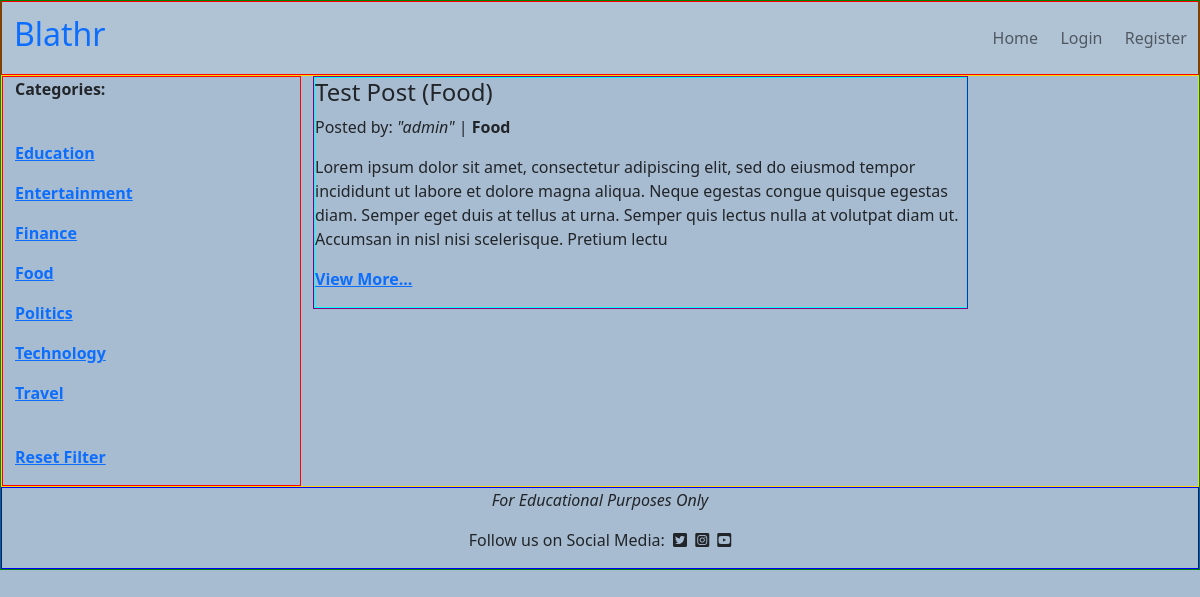
The app's page /filtered/5 with its own data.
### posts/models.py (models this page shows, shortened)
class Category(models.Model):
    category_id = models.AutoField(primary_key=True)
    name = models.CharField(max_length=20, unique=True, null=False)
    def __str__(self):
        return self.name
    class Meta:
        verbose_name_plural = 'categories'
        ordering = ('name',)

class Post(models.Model):
    post_id = models.AutoField(primary_key=True)
    title = models.CharField(max_length=200, unique=True, blank=False,
                             null=False)
    author = models.ForeignKey(User, on_delete=models.CASCADE)
    created_date = models.DateTimeField(auto_now_add=True)
    content = models.TextField()
    category = models.ForeignKey(Category, on_delete=models.CASCADE)
    status = models.IntegerField(choices=STATUS, default=0)

### posts/views.py (the view)
# urls.py: path('filtered/<category_id>', filtered_list, name='filtered_list'),
def filtered_list(request, category_id):
    category_list = Category.objects.all()
    post_list = Post.objects.filter(category_id=category_id).order_by('-created_date')
    return render(request, 'index.html', {'post_list': post_list,
                                          'category_list': category_list})

### templates/index.html (shortened to what this page needs)
{% extends 'base.html' %}
{% block content %}
<div class="row" id="body-row">
    <div class="col-md-3" id="category-col">
        <p><strong>Categories:</strong></p><br>
        {% for category in category_list %}
        <p><a href="{% url 'filtered_list' category.category_id %}"><strong>{{ category.name }}</strong></a></p>
        {% endfor %}
        <br>
        <p><a href="{% url 'home' %}"><strong>Reset Filter</strong></a></p>
    </div>
    <div class="col-md-9">
        {% for post in post_list %}
        {% if post.status == 1 %}
        <div class="col-12 col-md-9">
            <div class="post-card">
                <div class="post-card-body">
                    <h4>{{ post.title }}</h4>
                    <p>Posted by: <em>"{{ post.author }}"</em> | <strong>{{ post.category }}</strong></p>
                    <p>{{ post.content | safe | slice:":300"}}</p>
                    <p><strong><a href="{% url 'post_detail' post.post_id %}">View More...</a></strong></p>
                </div>
            </div>
        </div>
        {% endif %}
        {% endfor %}
    </div>
</div>
{% endblock %}

### static/css/style.css (style rules this page uses)
body { background-color: #A8BCD1; margin: 0; padding: 0; border: 1px solid green; }
.post-card { margin-bottom: 3%; border: 1px solid purple; }
.post-card-body { border: 1px solid cyan; }
#body-row { margin: 0; padding: 0; justify-content: left; border: 1px solid gold; }
#category-col { justify-content: left; border: 1px solid red; }

### records on screen
Category: name "Education"
Category: name "Entertainment"
Category: name "Finance"
Category: name "Food"
Category: name "Politics"
Category: name "Technology"
Category: name "Travel"
Post: title "Test Post (Food)", author "admin", category "Food", content "Lorem ipsum dolor sit amet, consectetur adipiscing elit, sed do eiusmod tempor incididunt ut labore et dolore magna aliqua. Neque egestas congue quisque egestas diam. Semper eget duis at tellus at urna. Semper quis lectus nulla at volutpat diam ut. Accumsan in nisl nisi scelerisque. Pretium lectu"
